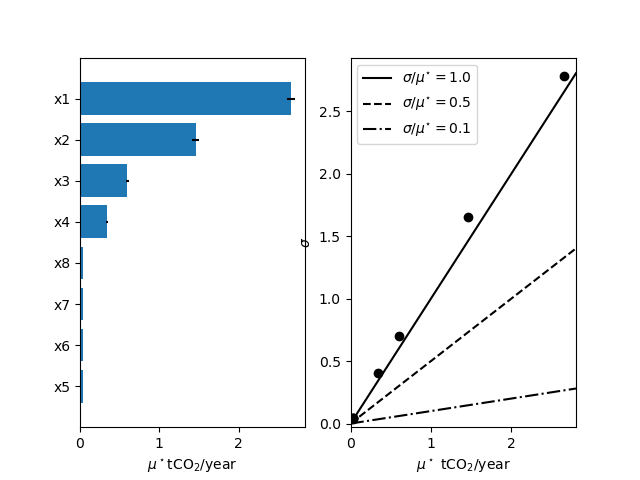

Write Python code to recreate this figure.
import matplotlib
matplotlib.use('Agg')
import matplotlib.pyplot as plt

from SALib.analyze import morris
from SALib.sample.morris import sample
from SALib.test_functions import Ishigami, Sobol_G
from SALib.util import read_param_file
from SALib.plotting.morris import horizontal_bar_plot, covariance_plot, sample_histograms

# Read the parameter range file and generate samples
problem = read_param_file('Sobol_G.txt')

# Generate samples
param_values = sample(problem, N=1000, num_levels=4, grid_jump=2, optimal_trajectories=None)

# To use optimized trajectories (brute force method), give an integer value for optimal_trajectories

# Run the "model" -- this will happen offline for external models
Y = Sobol_G.evaluate(param_values)

# Perform the sensitivity analysis using the model output
# Specify which column of the output file to analyze (zero-indexed)
Si = morris.analyze(problem, param_values, Y, conf_level=0.95, 
                    print_to_console=True,
                    num_levels=4, grid_jump=2, num_resamples=100)

print 'Convergence index:', max(Si['mu_star_conf']/Si['mu_star'])

fig, (ax1, ax2) = plt.subplots(1, 2)
horizontal_bar_plot(ax1, Si,{}, sortby='mu_star', unit=r"tCO$_2$/year")
covariance_plot(ax2, Si, {}, unit=r"tCO$_2$/year")
fig.savefig('morris.png')

fig2 = plt.figure()
sample_histograms(fig2, param_values, problem, {'color':'y'})
fig2.savefig('morris2.png')

